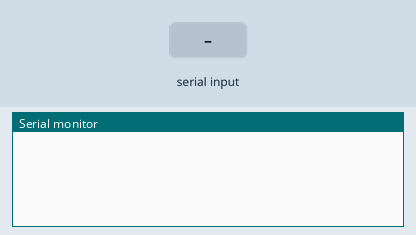
Recording of a sketch running on a simulated Arduino Uno, built with avr-gcc and run on an emulated ATmega328P. Shown: the last lines printed to the serial monitor. The inputs (shaded band) are chosen by the test bench.

Above: at 1.2 s.
1.3 s: "90,45\n" received over Serial
At 3.6 s:
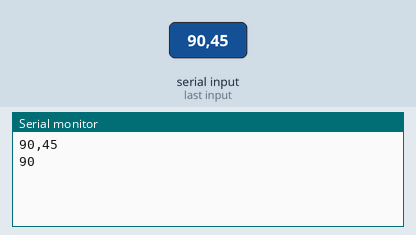
3.9 s: "30,150\n" received over Serial
At 5.9 s:
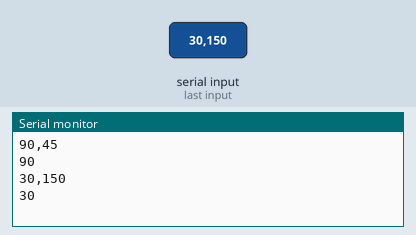

Measured:
- after the input at 1.3 s, the serial monitor: prints a new line after 1.1 s (image 1)
- after the input at 3.9 s, the serial monitor: prints a new line after 1.1 s (image 2)

The sketch:

DC_Motor_02.ino
```cpp
int pin_DC_A = 5;
int pin_DC_B = 6;
String myString;

void setup() {
  Serial.begin(9600);
  pinMode(pin_DC_A, OUTPUT);
  pinMode(pin_DC_B, OUTPUT);

  digitalWrite(pin_DC_A, LOW);
  digitalWrite(pin_DC_B, LOW);
}

void loop() {
  int16_t Speed;


  if(Serial.available()>0)
  {
    myString=Serial.readString();
    Serial.println(myString);
    Speed = myString.toInt();
    Serial.println(Speed);
    if(Speed>=0 && Speed<=126){
      forwardRotation(Speed);
    } else if (Speed>=-127 && Speed<0){
      reverseRotation(Speed);
    } else{
      Stop();
    }
  } delay(200);
}

void forwardRotation(int8_t Speed)
{
  digitalWrite(pin_DC_A, LOW);
  analogWrite(pin_DC_B, Speed);
}

void reverseRotation(int8_t Speed)
{
  digitalWrite(pin_DC_B, LOW);
  analogWrite(pin_DC_A, Speed);
}

void Stop()
{
  digitalWrite(pin_DC_A, LOW);
  digitalWrite(pin_DC_B, LOW);
}
```
